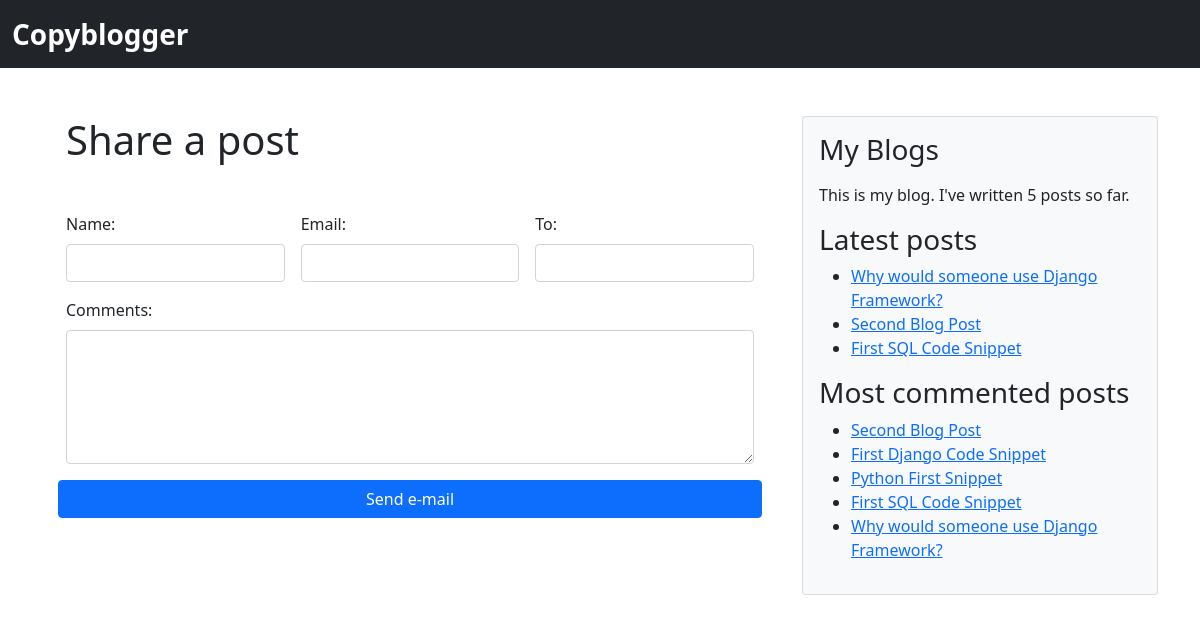
/1/share/, run on the app's committed database.
### blog/models.py (models this page shows, shortened)
class Post(models.Model):
    title = models.CharField(max_length=250)
    slug = models.SlugField(max_length=250,
    unique_for_date='publish')
    author = models.ForeignKey(User,
    on_delete=models.CASCADE,
    related_name='blog_posts')
    body = models.TextField()
    publish = models.DateTimeField(default=timezone.now)
    created = models.DateTimeField(auto_now_add=True)
    updated = models.DateTimeField(auto_now=True)
    status = models.CharField(max_length=10,
    choices=STATUS_CHOICES,
    default='draft')
    tags = TaggableManager()
    objects = models.Manager()
    published = PublishedManager()
    class Meta:
        ordering = ('-publish',)
    def get_absolute_url(self):
        return reverse('post_detail',
        args=[self.publish.year,
        self.publish.month,
        self.publish.day, self.slug])

### blog/views.py (the view)
# urls.py: path('<int:post_id>/share/',views.post_share, name='post_share'),
def post_share(request, post_id):
    template_name = 'post/share.html'
    post = get_object_or_404(Post, id=post_id, status='published')
    sent = False
    if request.method == 'POST':
        form = EmailPostForm(request.POST)
        if form.is_valid():
            cd = form.cleaned_data
            post_url = request.build_absolute_uri(
            post.get_absolute_url())
            subject = f"{cd['name']} recommends you read " f"{post.title}"
            message = f"Read {post.title} at {post_url}\n\n" f"{cd['name']}\'s comments: {cd['comments']}"
            send_mail(subject, message, 'admin@myblog.com',
            [cd['to']])
            sent = True
    else:
        form = EmailPostForm()
    context = {
        'post' : post,
        'form' : form,
        'sent' : sent
    }
    return render(request, template_name, context)

### blog/forms.py
class EmailPostForm(forms.Form):
    name = forms.CharField(max_length=25)
    email = forms.EmailField()
    to = forms.EmailField()
    comments = forms.CharField(required=False, widget=forms.Textarea)

### blog/managers.py (called while the page is built)
    def get_queryset(self):
        return super(PublishedManager, self).get_queryset().filter(status='published')

### blog/templatetags/blog_tags.py (called while the page is built)
@register.simple_tag
def total_posts():
    return Post.published.count()

@register.inclusion_tag('blog/post/latest_posts.html')
def show_latest_posts(count=5):
    latest_posts = Post.published.order_by('-publish')[:count]
    return {'latest_posts': latest_posts}

@register.simple_tag
def get_most_commented_posts(count=5):
    return Post.published.annotate(
    total_comments=Count('comments')
    ).order_by('-total_comments')[:count]

### blog/templates/blog/post/share.html (shortened to what this page needs)
{% extends "blog/base.html" %}
{% block content %}
<div class="container my-5">
    <div class="row justify-content-center">
        <div class="col-12">
            {% if sent %}
                <h1 class="fs-1">
                    E-mail successfully sent
                </h1>
                <p>
                    "{{ post.title }}" was successfully sent to {{ cd.to }}.
                </p>
            {% else %}
            <h1 class="mb-5">Share a post</h1>
            <form action="." method="post" class="row g-3 needs-validation" novalidate>
                <div class="col-12 col-md-4">
<label for="id_name" class="form-label">Name:</label>
<input type="text" name="name" maxlength="25"  id="id_name" required class="form-control">
</div>
<div class="col-12 col-md-4">
<label for="id_email" class="form-label">Email:</label>
<input type="email" name="email" required id="id_email" class="form-control">
</div>
<div class="col-12 col-md-4">
<label for="id_to" class="form-label">To:</label>
<input type="email" name="to" required id="id_to" class="form-control">
</div>
<div class="col-12 ">
<label for="id_comments" class="form-label">Comments:</label>
<textarea name="comments" cols="40" rows="5" id="id_comments" class="form-control">
</textarea>
</div>
                <input type="submit" value="Send e-mail" class="btn btn-primary">
            </form>
            {% endif %}
        </div>
    </div>
</div>
{% endblock %}

### blog/templates/blog/base.html (shortened to what this page needs)
{% load static blog_tags %}
<!doctype html>
<html lang="en">
<head>
    <link rel="stylesheet" href="{% static 'css/bootstrap.min.css' %}">
</head>
<body>
    {% block header %}
        {% include 'header.html' %}
    {% endblock header %}
    <div class="container">
        <div class="row">
            <div class="col-12 col-lg-8">
                {% block content %}
                {% endblock content %}
            </div>
            <div class="col-12 col-lg-4">
                <div class="card bg-light my-5">
                    <div class="card-body">
                        <h3 class="mb-3">
                            My Blogs
                        </h3>
                        <p>This is my blog. I've written {% total_posts %} posts so far.</p>
                        <h3>Latest posts</h3>
                        {% show_latest_posts 3 %}
                        <h3>Most commented posts</h3>
{% get_most_commented_posts as most_commented_posts %}
<ul>
{% for post in most_commented_posts %}
<li>
<a href="{{ post.get_absolute_url }}">{{ post.title }}</a>
</li>
{% endfor %}
</ul>
                    </div>
                </div>
            </div>
        </div>
    </div>
</body>
</html>

### blog/templates/blog/post/latest_posts.html
<ul>
{% for post in latest_posts %}
<li>
<a href="{{ post.get_absolute_url }}">{{ post.title }}</a>
</li>
{% endfor %}
</ul>

### data on the page
Post: title "Why would someone use Django Framework?"
Post: title "Second Blog Post"
Post: title "First SQL Code Snippet"
Post: title "First Django Code Snippet"
Post: title "Python First Snippet"
